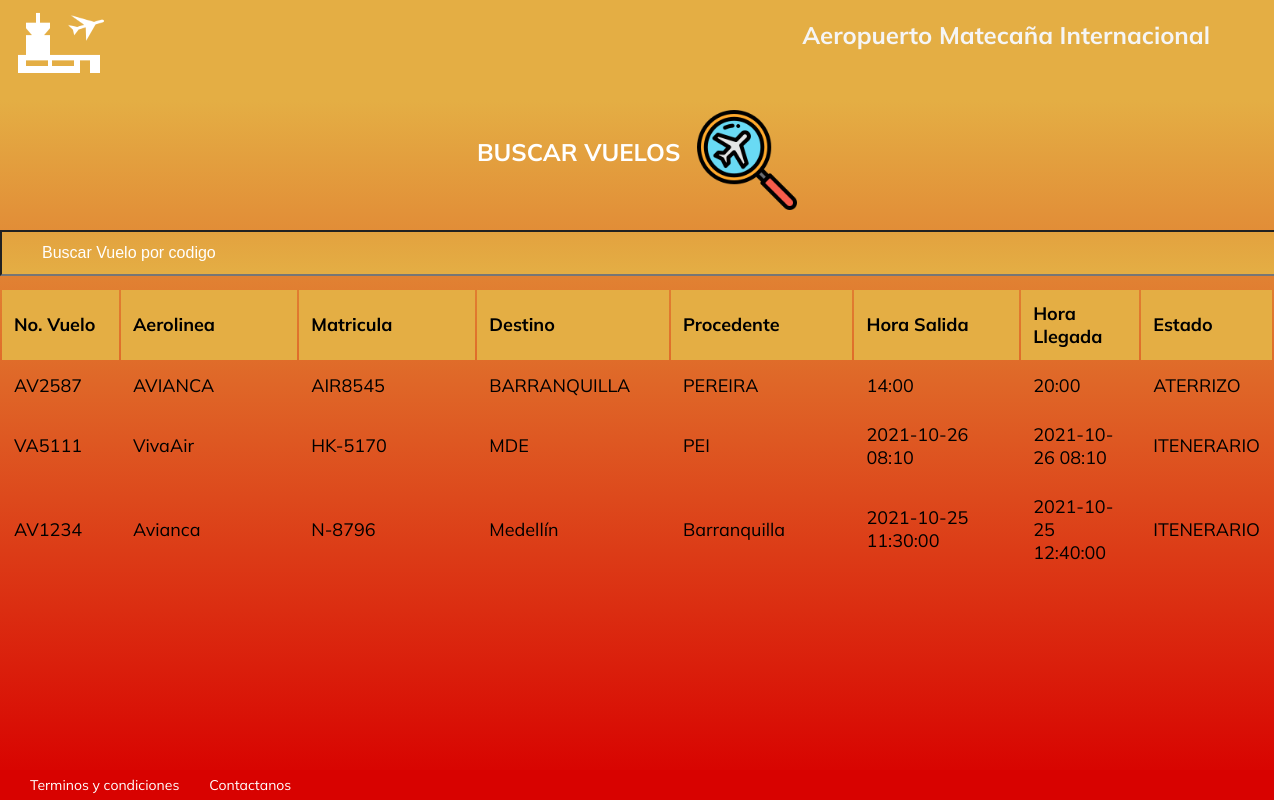
Page /vervuelos/ (signed in) on the earlier database version.
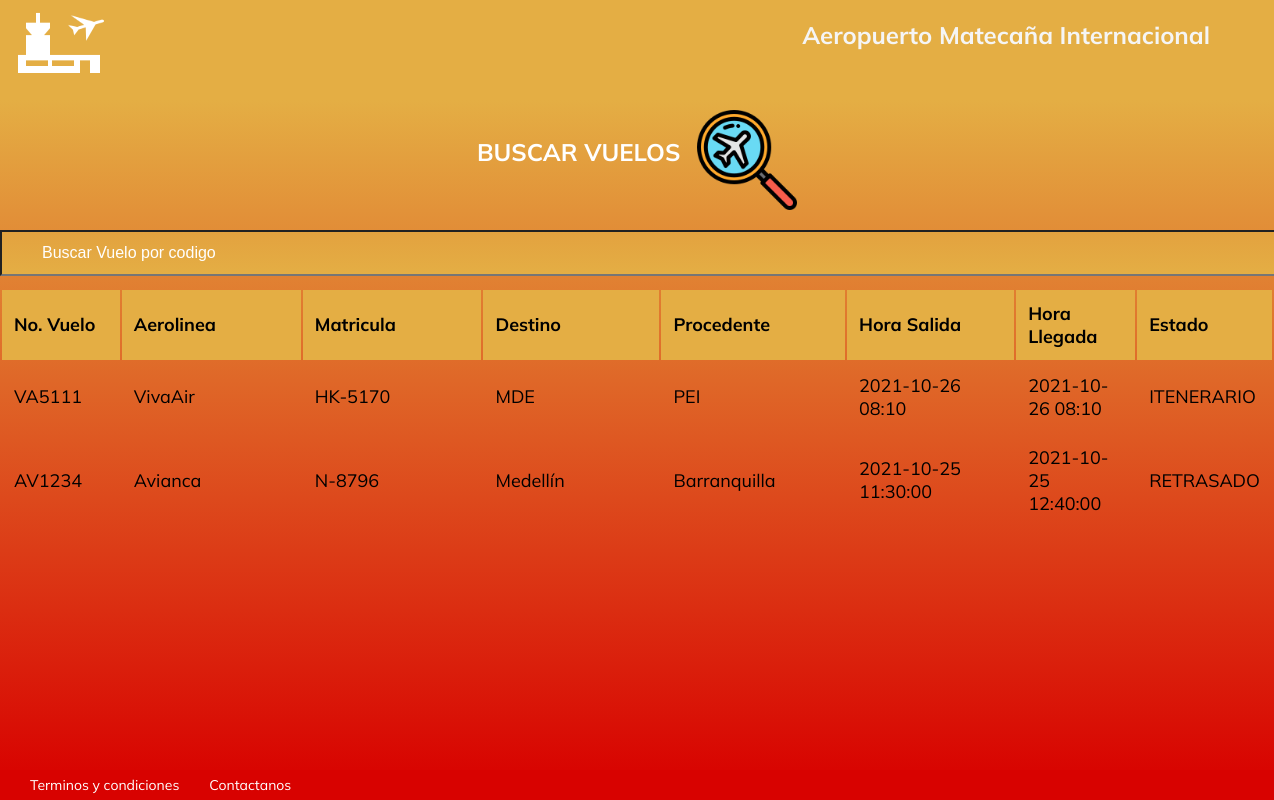
Same page on the later database version.
### tables this page shows
CREATE TABLE vuelos (codigo VARCHAR (100) NOT NULL PRIMARY KEY, aerolinea VARCHAR (100) NOT NULL, matricula VARCHAR (100) NOT NULL, destino VARCHAR (100) NOT NULL, origen VARCHAR (100), horasalida DATETIME NOT NULL, horallegada DATETIME NOT NULL, estadovuelo VARCHAR (100) NOT NULL DEFAULT ITENERARIO, piloto VARCHAR (100) NOT NULL);

### app.py (the view)
@server.route('/vervuelos/')
@server.route('/vervuelos/<string:usr>')
@server.route('/vervuelos/',methods=['GET', 'POST'])
def listarVuelos(usr=None):
    if session['perfil']==None or session['perfil']=='I':
        return render_template('error.html',mensaje='Acseso no permitido')
    else:
        try:
            sql = f"SELECT * FROM vuelos WHERE estadovuelo <> 'CERRADO'"
            dat = cargardatos(sql)
            if len(dat)==0:
                msg ='No hay usuarios registrados'
                print(msg)
            else:
                msg = 'Ok'
        except Exception:
            msg = 'ERROR: Por favor intente luego'
            print(Exception)
            traceback.print_exc()
        if msg == 'Ok':
            return render_template('verVuelos.html',vuelos=dat)
        else:
            return render_template('error.html',mensaje=msg)

### bd.py (called while the page is built)
def cargardatos(sql) ->list:
    try:
        with sqlite3.connect(URL_DB) as conec:
            cur = conec.cursor()
            res = cur.execute(sql).fetchall()
    except Exception:
        res = None
    return res

### templates/verVuelos.html (shortened to what this page needs)
<!DOCTYPE html>
<html lang="es">
<head>
    <link rel="stylesheet" href='{{ url_for("static", filename="css/style.css") }}'>
</head>
<body>
    <header class="header">
      <img class="header__img" src="../static/media/icons8-aeropuerto-100.png" alt="Logo" />
      <h2 class="header__title"><a href="/home/">Aeropuerto Matecaña Internacional</a> </h2>
    </header>
</body>
<section class="wkarea">
  <center><h2 style="color: white;" class="login__title">BUSCAR VUELOS <img class="header__img" align = 'center' src="../static/media/buscarvuelo.png" alt="Logo"></h2></center>
<input type="text" id="myInput" onkeyup="myFunction()" placeholder="Buscar Vuelo por codigo" title="Codigo de Vuelo">
<table id="myTable">
  <tr class="header1">
    <th style="width:10%;">No. Vuelo</th>
    <th style="width:16%;">Aerolinea</th>
    <th style="width:16%;">Matricula</th>
    <th style="width:16%;">Destino</th>
    <th style="width:16%;">Procedente</th>
    <th style="width:10%;">Hora Salida</th>
    <th style="width:10%;">Hora Llegada</th>
    <th style="width:20%;">Estado</th>
  </tr>
  {% for dat in vuelos %}
  <tr>
    <td style="width:5%;">{{dat[0]}}</td>
    <td style="width:15%;">{{dat[1]}}</td>
    <td style="width:15%;">{{dat[2]}}</td>
    <td style="width:10%;">{{dat[3]}}</td>
    <td style="width:10%;">{{dat[4]}}</td>
    <td style="width:15%;">{{dat[5]}}</td>
    <td style="width:10%;">{{dat[6]}}</td>
    <td style="width:10%;">{{dat[7]}}</td>
  </tr>
  {% endfor %}
</table>
    </section>
  <body>
    <footer class="footer">
      <a href="/terminos">Terminos y condiciones </a>
      <a href="/contactanos">Contactanos</a>
    </footer>
  </body>
</html>

### static/css/style.css (style rules this page uses)
body { margin: 0; padding: 0; font-family: 'Mulish', sans-serif; }
.header { width: 100%; height: 80px; background-color:#e4ae44; display: flex; justify-content: space-between; }
.header__img { width: 100px; margin-top: 10px; margin-left: 10px; }
.header__title { color: whitesmoke; padding-right: 2rem; font-family: 'Mulish', sans-serif; font-weight: bold; }
.header__title a { color: whitesmoke; padding-right: 2rem; font-family: 'Mulish', sans-serif; font-weight: bold; text-decoration: none; }
::placeholder { color:white }
.footer { display: flex; align-items: center; height: 100px; width: 100%; background-color: #d80200; }
.footer a { color: white; font-size: 14px; cursor: pointer; padding-left: 30px; text-decoration: none; }

### templates/verVuelos.html (style rules this page uses)
body { background: #e4ae44; }
.header { width : 100% !important; height : 10vh !important; }
.footer { width : 100% !important; height : 30px !important; position : fixed !important; bottom :0px ; left :0px; }
.wkarea { width : 100%; height : 85vh; background: linear-gradient(#e4ae44,#d80200); }
#myInput { background-image: url('../static/media/buscarvuelo.png'); background-position: 10px 10px; background-repeat: no-repeat; width: 100%; font-size: 16px; padding: 12px 20px 12px 40px; background: linear-gradient(rgba(227,162,63), rgba(228,174,68)); margin-bottom: 12px; }
#myTable { width: 100%; font-size: 18px; box-sizing: border-box; }
#myTable th, #myTable td { text-align: left; padding: 12px; }
#myTable tr.header1, #myTable tr:hover { background-color: #e4ae44; }
.login__title { background-color: linear-gradient(rgba(227,162,63), rgba(228,174,68)); }

Differences in the rows shown:
no longer on this page (row edited): vuelos: codigo "AV2587", aerolinea "AVIANCA", matricula "AIR8545", destino "BARRANQUILLA", origen "PEREIRA", horasalida "14:00", horallegada "20:00", estadovuelo "ATERRIZO"
changed vuelos "AV1234": estadovuelo "ITENERARIO" → "RETRASADO"
